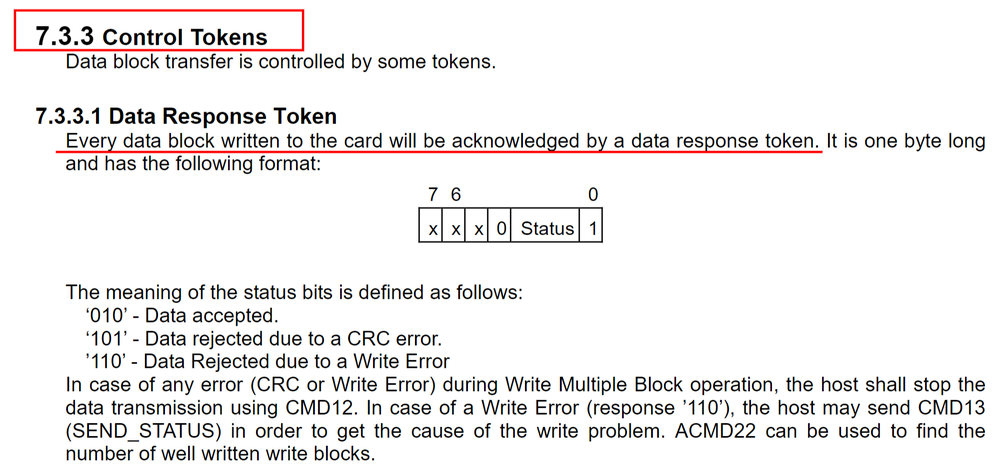
#> input picture rt_project/Edgi_Talk_vein_seg_yolo/libraries/components/wifi-host-driver/docs/images/control_tokens.png, 1000 x 471 px, shrunk from 1855 x 873 before the run; its folder holds only this picture in this run
$ python build_combined_split_dataset.py
#> lines starting #> are read from the running program, lines starting #| are printed output that depends on the picture
from __future__ import annotations

import argparse
import random
import shutil
from pathlib import Path

import cv2
import numpy as np


IMAGE_EXTS = {".jpg", ".jpeg", ".png", ".bmp", ".tif", ".tiff", ".webp"}


def imread_unicode(path: Path, flags: int) -> np.ndarray | None:
    data = np.fromfile(str(path), dtype=np.uint8)
    if data.size == 0:
        return None
    return cv2.imdecode(data, flags)


def imwrite_unicode(path: Path, image: np.ndarray) -> bool:
    ext = path.suffix or ".png"
    ok, encoded = cv2.imencode(ext, image)
    if not ok:
        return False
    encoded.tofile(str(path))
    return True


def clear_split_dirs(out_dir: Path) -> None:
    if out_dir.exists():
        shutil.rmtree(out_dir)
    for split in ("train", "valid", "test"):
        (out_dir / split / "images").mkdir(parents=True, exist_ok=True)
        (out_dir / split / "masks").mkdir(parents=True, exist_ok=True)


def collect_existing_split(root: Path) -> list[tuple[str, Path, Path]]:
    samples = []
    for split in ("train", "valid", "test"):
        images_dir = root / split / "images"
        masks_dir = root / split / "masks"
        if not images_dir.is_dir():
            continue
        for image_path in sorted(images_dir.iterdir()):
            if not image_path.is_file() or image_path.suffix.lower() not in IMAGE_EXTS:
                continue
            mask_path = masks_dir / f"{image_path.stem}.png"
            if mask_path.is_file():
                samples.append((f"own_{image_path.stem}", image_path, mask_path))
    return samples


def collect_hand_veins(root: Path) -> list[tuple[str, Path, Path]]:
    hand_root = root / "Hand_Dataset"
    vein_root = root / "Veins_Dataset"
    samples = []
    for image_path in sorted(hand_root.rglob("*")):
        if not image_path.is_file() or image_path.suffix.lower() not in IMAGE_EXTS:
            continue
        rel = image_path.relative_to(hand_root)
        mask_path = vein_root / rel
        if mask_path.is_file():
            stem = "_".join(rel.with_suffix("").parts)
            samples.append((f"handveins_{stem}", image_path, mask_path))
    return samples


def write_sample(name: str, image_path: Path, mask_path: Path, out_images: Path, out_masks: Path) -> bool:
    image = imread_unicode(image_path, cv2.IMREAD_COLOR)
    mask = imread_unicode(mask_path, cv2.IMREAD_GRAYSCALE)
    if image is None or mask is None:
        return False

    mask = ((mask > 127).astype(np.uint8) * 255)
    image_out = out_images / f"{name}.png"
    mask_out = out_masks / f"{name}.png"
    return imwrite_unicode(image_out, image) and imwrite_unicode(mask_out, mask)


def main() -> None:
    parser = argparse.ArgumentParser(description="Build a combined train/valid/test dataset.")
    parser.add_argument("--own-split", default="datasets/split_hand_vein")
    parser.add_argument("--hand-veins", default="Hand-Veins-Dataset")
    parser.add_argument("--out", default="datasets/combined_hand_vein")
    parser.add_argument("--train-ratio", type=float, default=0.7)
    parser.add_argument("--valid-ratio", type=float, default=0.15)
    parser.add_argument("--seed", type=int, default=42)
    args = parser.parse_args()

    own_samples = collect_existing_split(Path(args.own_split))
    hand_samples = collect_hand_veins(Path(args.hand_veins))
    samples = own_samples + hand_samples
    random.Random(args.seed).shuffle(samples)

    out_dir = Path(args.out)
    clear_split_dirs(out_dir)

    train_end = int(len(samples) * args.train_ratio)
    valid_end = train_end + int(len(samples) * args.valid_ratio)
    splits = {
        "train": samples[:train_end],
        "valid": samples[train_end:valid_end],
        "test": samples[valid_end:],
    }

    total_written = 0
    failed = []
    for split, split_samples in splits.items():
        written = 0
        out_images = out_dir / split / "images"
        out_masks = out_dir / split / "masks"
        for name, image_path, mask_path in split_samples:
            if write_sample(name, image_path, mask_path, out_images, out_masks):
#> in imread_unicode, returned value is the input picture: shape (471, 1000, 3); mean B, G, R 238.4, 238.4, 240.1
#> in write_sample, `mask = ((mask > 127).astype(np.uint8) * 255)`:
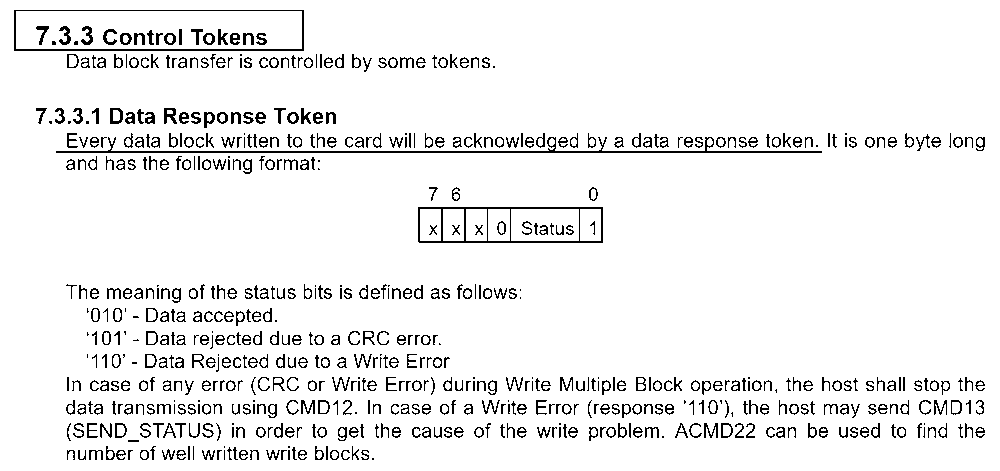
#> mask: shape (471, 1000); 93.8% white; black in thin lines or dots
                written += 1
#> written = 1
            else:
                failed.append((name, str(image_path), str(mask_path)))
        total_written += written
        print(f"{split}: {written}/{len(split_samples)} samples written")

    print(f"Own samples: {len(own_samples)}")
    print(f"Hand-Veins-Dataset samples: {len(hand_samples)}")
    print(f"Total written: {total_written}/{len(samples)}")
    print(f"Failed: {len(failed)}")
    print(f"Output: {out_dir.resolve()}")
    if failed:
        print("First failed samples:")
        for item in failed[:10]:
            print("  " + " | ".join(item))


if __name__ == "__main__":
    main()
